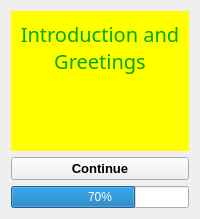
<?xml version="1.0" encoding="UTF-8"?>
<ui version="4.0">
 <class>Form</class>
 <widget class="QWidget" name="Form">
  <property name="geometry">
   <rect>
    <x>0</x>
    <y>0</y>
    <width>200</width>
    <height>219</height>
   </rect>
  </property>
  <property name="sizePolicy">
   <sizepolicy hsizetype="Fixed" vsizetype="Fixed">
    <horstretch>0</horstretch>
    <verstretch>0</verstretch>
   </sizepolicy>
  </property>
  <property name="minimumSize">
   <size>
    <width>200</width>
    <height>200</height>
   </size>
  </property>
  <property name="maximumSize">
   <size>
    <width>200</width>
    <height>219</height>
   </size>
  </property>
  <property name="windowTitle">
   <string>Form</string>
  </property>
  <layout class="QVBoxLayout" name="verticalLayout">
   <item>
    <widget class="QWidget" name="widget_5" native="true">
     <property name="styleSheet">
      <string notr="true">background-color: rgb(255, 255, 0);</string>
     </property>
     <layout class="QVBoxLayout" name="verticalLayout_4" stretch="1,0">
      <item>
       <widget class="QLabel" name="name">
        <property name="minimumSize">
         <size>
          <width>150</width>
          <height>80</height>
         </size>
        </property>
        <property name="font">
         <font>
          <family>DengXian</family>
          <pointsize>15</pointsize>
          <weight>50</weight>
          <italic>false</italic>
          <bold>false</bold>
         </font>
        </property>
        <property name="styleSheet">
         <string notr="true">color: rgb(0, 170, 0);
font: 15pt &quot;DengXian&quot;;
background-color: rgb(255, 255, 0);
</string>
        </property>
        <property name="text">
         <string>Introduction and Greetings</string>
        </property>
        <property name="alignment">
         <set>Qt::AlignHCenter|Qt::AlignTop</set>
        </property>
        <property name="wordWrap">
         <bool>true</bool>
        </property>
       </widget>
      </item>
      <item>
       <widget class="QLabel" name="icon">
        <property name="minimumSize">
         <size>
          <width>0</width>
          <height>40</height>
         </size>
        </property>
        <property name="font">
         <font>
          <family>DengXian</family>
          <pointsize>15</pointsize>
          <weight>50</weight>
          <italic>false</italic>
          <bold>false</bold>
         </font>
        </property>
        <property name="styleSheet">
         <string notr="true">color: rgb(0, 170, 0);
font: 15pt &quot;DengXian&quot;;
background-color: rgb(255, 255, 0);
</string>
        </property>
        <property name="text">
         <string/>
        </property>
        <property name="pixmap">
         <pixmap>../Assets/icons8-hello-48.png</pixmap>
        </property>
        <property name="alignment">
         <set>Qt::AlignCenter</set>
        </property>
       </widget>
      </item>
     </layout>
    </widget>
   </item>
   <item>
    <widget class="QPushButton" name="detail_btn">
     <property name="font">
      <font>
       <pointsize>10</pointsize>
       <weight>75</weight>
       <bold>true</bold>
      </font>
     </property>
     <property name="text">
      <string>Continue</string>
     </property>
    </widget>
   </item>
   <item>
    <widget class="QProgressBar" name="progress">
     <property name="value">
      <number>70</number>
     </property>
    </widget>
   </item>
  </layout>
 </widget>
 <resources/>
 <connections/>
</ui>
